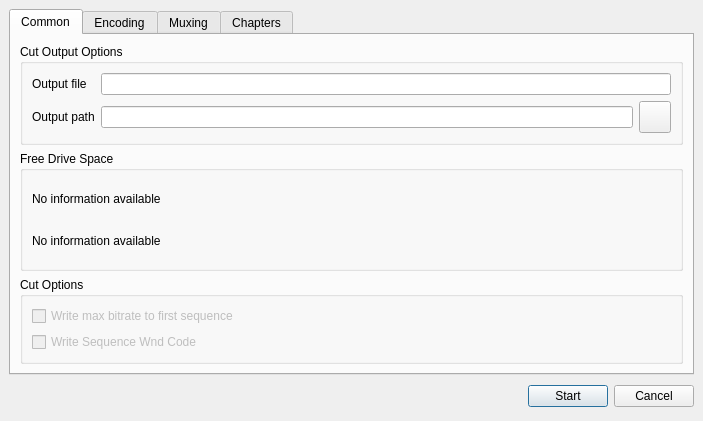
<ui version="4.0" >
 <author></author>
 <comment></comment>
 <exportmacro></exportmacro>
 <class>TTCutAVCutDlg</class>
 <widget class="QDialog" name="TTCutAVCutDlg" >
  <property name="geometry" >
   <rect>
    <x>0</x>
    <y>0</y>
    <width>703</width>
    <height>421</height>
   </rect>
  </property>
  <property name="windowTitle" >
   <string>TTCut - Video Cut Options</string>
  </property>
  <layout class="QGridLayout" >
   <property name="margin" >
    <number>9</number>
   </property>
   <property name="spacing" >
    <number>6</number>
   </property>
   <item row="1" column="0" >
    <layout class="QHBoxLayout" >
     <property name="margin" >
      <number>0</number>
     </property>
     <property name="spacing" >
      <number>6</number>
     </property>
     <item>
      <spacer>
       <property name="orientation" >
        <enum>Qt::Horizontal</enum>
       </property>
       <property name="sizeHint" >
        <size>
         <width>131</width>
         <height>31</height>
        </size>
       </property>
      </spacer>
     </item>
     <item>
      <widget class="QPushButton" name="okButton" >
       <property name="text" >
        <string>Start</string>
       </property>
      </widget>
     </item>
     <item>
      <widget class="QPushButton" name="cancelButton" >
       <property name="text" >
        <string>Cancel</string>
       </property>
      </widget>
     </item>
    </layout>
   </item>
   <item row="0" column="0" >
    <widget class="QTabWidget" name="tabWidget" >
     <property name="enabled" >
      <bool>true</bool>
     </property>
     <widget class="QWidget" name="tabCommon" >
      <attribute name="title" >
       <string>Common</string>
      </attribute>
      <attribute name="icon" >
       <iconset resource="avcutdialog.qrc" >:/pixmaps/pixmaps/settings_18.xpm</iconset>
      </attribute>
      <layout class="QGridLayout" >
       <property name="margin" >
        <number>9</number>
       </property>
       <property name="spacing" >
        <number>6</number>
       </property>
       <item row="1" column="0" >
        <widget class="QGroupBox" name="gbFreeDriveSpace" >
         <property name="sizePolicy" >
          <sizepolicy>
           <hsizetype>5</hsizetype>
           <vsizetype>5</vsizetype>
           <horstretch>0</horstretch>
           <verstretch>4</verstretch>
          </sizepolicy>
         </property>
         <property name="title" >
          <string>Free Drive Space</string>
         </property>
         <layout class="QGridLayout" >
          <property name="margin" >
           <number>9</number>
          </property>
          <property name="spacing" >
           <number>6</number>
          </property>
          <item row="1" column="0" >
           <widget class="QLabel" name="laFreeDiskSpace2" >
            <property name="text" >
             <string>No information available</string>
            </property>
           </widget>
          </item>
          <item row="0" column="0" >
           <widget class="QLabel" name="laFreeDiskSpace1" >
            <property name="text" >
             <string>No information available</string>
            </property>
           </widget>
          </item>
         </layout>
        </widget>
       </item>
       <item row="0" column="0" >
        <widget class="QGroupBox" name="gbOutput" >
         <property name="title" >
          <string>Cut Output Options</string>
         </property>
         <layout class="QGridLayout" >
          <property name="margin" >
           <number>9</number>
          </property>
          <property name="spacing" >
           <number>6</number>
          </property>
          <item row="1" column="2" >
           <widget class="QPushButton" name="btnDirOpen" >
            <property name="minimumSize" >
             <size>
              <width>32</width>
              <height>32</height>
             </size>
            </property>
            <property name="maximumSize" >
             <size>
              <width>32</width>
              <height>32</height>
             </size>
            </property>
            <property name="text" >
             <string/>
            </property>
            <property name="icon" >
             <iconset resource="avcutdialog.qrc" >:/pixmaps/pixmaps/fileopen_24.xpm</iconset>
            </property>
           </widget>
          </item>
          <item row="1" column="1" >
           <widget class="QLineEdit" name="leOutputPath" />
          </item>
          <item row="1" column="0" >
           <widget class="QLabel" name="laOutputPath" >
            <property name="text" >
             <string>Output path</string>
            </property>
           </widget>
          </item>
          <item row="0" column="1" colspan="2" >
           <widget class="QLineEdit" name="leOutputFile" />
          </item>
          <item row="0" column="0" >
           <widget class="QLabel" name="laOutputFile" >
            <property name="text" >
             <string>Output file</string>
            </property>
           </widget>
          </item>
         </layout>
        </widget>
       </item>
       <item row="2" column="0" >
        <widget class="QGroupBox" name="gbCutOptions" >
         <property name="title" >
          <string>Cut Options</string>
         </property>
         <layout class="QGridLayout" >
          <property name="margin" >
           <number>9</number>
          </property>
          <property name="spacing" >
           <number>6</number>
          </property>
          <item row="1" column="0" >
           <widget class="QCheckBox" name="cbEndCode" >
            <property name="enabled" >
             <bool>false</bool>
            </property>
            <property name="text" >
             <string>Write Sequence Wnd Code</string>
            </property>
           </widget>
          </item>
          <item row="0" column="0" >
           <widget class="QCheckBox" name="cbMaxBitrate" >
            <property name="enabled" >
             <bool>false</bool>
            </property>
            <property name="text" >
             <string>Write max bitrate to first sequence</string>
            </property>
           </widget>
          </item>
         </layout>
        </widget>
       </item>
      </layout>
     </widget>
     <widget class="QWidget" name="tabEncoding" >
      <attribute name="title" >
       <string>Encoding</string>
      </attribute>
      <attribute name="icon" >
       <iconset resource="avcutdialog.qrc" >:/pixmaps/pixmaps/exec.png</iconset>
      </attribute>
      <layout class="QGridLayout" >
       <property name="margin" >
        <number>9</number>
       </property>
       <property name="spacing" >
        <number>6</number>
       </property>
       <item row="0" column="0" >
        <widget class="TTCutSettingsEncoder" name="encodingPage" >
         <property name="title" >
          <string>GroupBox</string>
         </property>
        </widget>
       </item>
      </layout>
     </widget>
     <widget class="QWidget" name="tabMuxing" >
      <property name="enabled" >
       <bool>false</bool>
      </property>
      <attribute name="title" >
       <string>Muxing</string>
      </attribute>
      <attribute name="icon" >
       <iconset resource="avcutdialog.qrc" >:/pixmaps/pixmaps/filter.png</iconset>
      </attribute>
      <layout class="QGridLayout" >
       <property name="margin" >
        <number>9</number>
       </property>
       <property name="spacing" >
        <number>6</number>
       </property>
       <item row="0" column="0" >
        <widget class="TTCutSettingsMuxer" name="muxingPage" >
         <property name="title" >
          <string>GroupBox</string>
         </property>
        </widget>
       </item>
      </layout>
     </widget>
     <widget class="QWidget" name="tabChapters" >
      <property name="enabled" >
       <bool>false</bool>
      </property>
      <attribute name="title" >
       <string>Chapters</string>
      </attribute>
      <attribute name="icon" >
       <iconset resource="avcutdialog.qrc" >:/pixmaps/pixmaps/chapter_18.xpm</iconset>
      </attribute>
      <layout class="QGridLayout" >
       <property name="margin" >
        <number>9</number>
       </property>
       <property name="spacing" >
        <number>6</number>
       </property>
       <item row="0" column="0" >
        <widget class="TTCutSettingsChapter" name="chaptersPage" >
         <property name="enabled" >
          <bool>false</bool>
         </property>
         <property name="title" >
          <string>GroupBox</string>
         </property>
        </widget>
       </item>
      </layout>
     </widget>
    </widget>
   </item>
  </layout>
 </widget>
 <pixmapfunction></pixmapfunction>
 <customwidgets>
  <customwidget>
   <class>TTCutSettingsMuxer</class>
   <extends>QGroupBox</extends>
   <header>../gui/ttcutsettingsmuxer.h</header>
   <container>0</container>
   <pixmap></pixmap>
  </customwidget>
  <customwidget>
   <class>TTCutSettingsChapter</class>
   <extends>QGroupBox</extends>
   <header>../gui/ttcutsettingschapter.h</header>
   <container>0</container>
   <pixmap></pixmap>
  </customwidget>
  <customwidget>
   <class>TTCutSettingsEncoder</class>
   <extends>QGroupBox</extends>
   <header>../gui/ttcutsettingsencoder.h</header>
   <container>0</container>
   <pixmap></pixmap>
  </customwidget>
 </customwidgets>
 <resources>
  <include location="avcutdialog.qrc" />
 </resources>
 <connections>
  <connection>
   <sender>okButton</sender>
   <signal>clicked()</signal>
   <receiver>TTCutAVCutDlg</receiver>
   <slot>accept()</slot>
   <hints>
    <hint type="sourcelabel" >
     <x>278</x>
     <y>253</y>
    </hint>
    <hint type="destinationlabel" >
     <x>96</x>
     <y>254</y>
    </hint>
   </hints>
  </connection>
  <connection>
   <sender>cancelButton</sender>
   <signal>clicked()</signal>
   <receiver>TTCutAVCutDlg</receiver>
   <slot>reject()</slot>
   <hints>
    <hint type="sourcelabel" >
     <x>369</x>
     <y>253</y>
    </hint>
    <hint type="destinationlabel" >
     <x>179</x>
     <y>282</y>
    </hint>
   </hints>
  </connection>
 </connections>
</ui>
